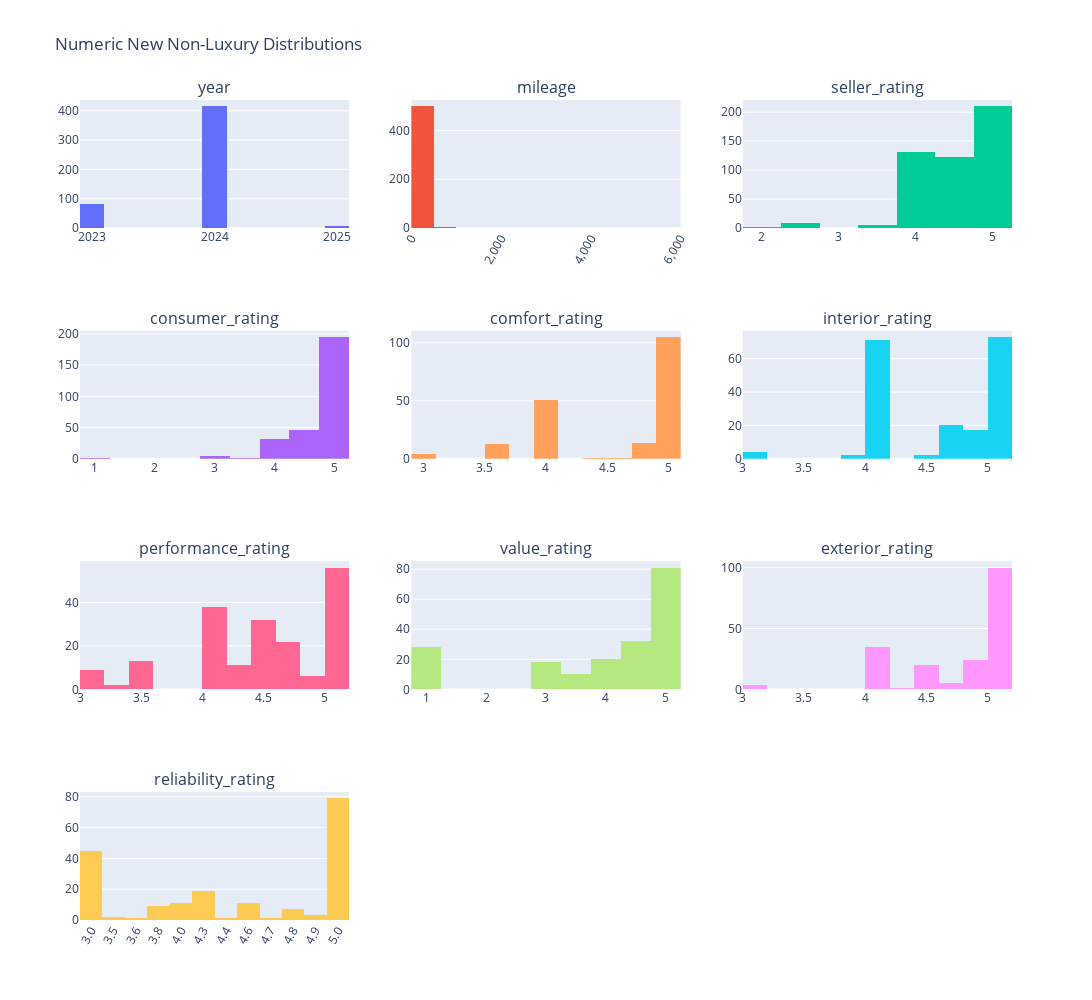

Notebook code for this chart:
### Markdown cell above
## New Non-Luxury Distributions

### Code cell
# Sort new_nonlux by reliability_rating column
new_nonlux_sorted = new_nonlux.sort_values(by='reliability_rating')

# Create subplots for each numerical column
fig = make_subplots(rows=4, cols=3, subplot_titles=numerical_cols)

# Add histograms to the subplots
for i, col in enumerate(numerical_cols):
    row = i // 3 + 1
    col_num = i % 3 + 1
    
    if col == 'reliability_rating':
        fig.add_trace(
            go.Histogram(x=new_nonlux_sorted[col], nbinsx=15, name=col),
            row=row, col=col_num
        )
    else:
        fig.add_trace(
            go.Histogram(x=new_nonlux[col], nbinsx=15, name=col),
            row=row, col=col_num
        )
    
    if col == 'year':
        fig.update_xaxes(tickvals=new_nonlux[col].unique(), tickformat='d', row=row, col=col_num)
    elif col in ['mileage', 'reliability_rating']:
        fig.update_xaxes(tickformat=',', row=row, col=col_num)
        fig.update_xaxes(tickangle=-60, row=row, col=col_num)

# Update layout
fig.update_layout(
    title_text='Numeric New Non-Luxury Distributions',
    height=1000,
    width=1200,
    showlegend=False
)

# Show the figure without Plotly watermark
fig.show(config={'displaylogo': False})

### Figure 1 — Plotly figure (JSON) as saved in the notebook; plotly's stock layout.template omitted (floating-point values rounded to 4 significant figures; data arrays with more than 128 entries replaced by an {"elided": "..."} marker saying what was removed)
{"data": [{"name": "year", "nbinsx": 15, "type": "histogram", "x": {"elided": "504 int values"}, "xaxis": "x", "yaxis": "y"}, {"name": "mileage", "nbinsx": 15, "type": "histogram", "x": {"elided": "504 int values"}, "xaxis": "x2", "yaxis": "y2"}, {"name": "seller_rating", "nbinsx": 15, "type": "histogram", "x": {"elided": "504 float values"}, "xaxis": "x3", "yaxis": "y3"}, {"name": "consumer_rating", "nbinsx": 15, "type": "histogram", "x": {"elided": "504 float values"}, "xaxis": "x4", "yaxis": "y4"}, {"name": "comfort_rating", "nbinsx": 15, "type": "histogram", "x": {"elided": "504 float values"}, "xaxis": "x5", "yaxis": "y5"}, {"name": "interior_rating", "nbinsx": 15, "type": "histogram", "x": {"elided": "504 float values"}, "xaxis": "x6", "yaxis": "y6"}, {"name": "performance_rating", "nbinsx": 15, "type": "histogram", "x": {"elided": "504 float values"}, "xaxis": "x7", "yaxis": "y7"}, {"name": "value_rating", "nbinsx": 15, "type": "histogram", "x": {"elided": "504 float values"}, "xaxis": "x8", "yaxis": "y8"}, {"name": "exterior_rating", "nbinsx": 15, "type": "histogram", "x": {"elided": "504 float values"}, "xaxis": "x9", "yaxis": "y9"}, {"name": "reliability_rating", "nbinsx": 15, "type": "histogram", "x": {"elided": "504 str values"}, "xaxis": "x10", "yaxis": "y10"}], "layout": {"annotations": [{"font": {"size": 16}, "showarrow": false, "text": "year", "x": 0.1444, "xanchor": "center", "xref": "paper", "y": 1, "yanchor": "bottom", "yref": "paper"}, {"font": {"size": 16}, "showarrow": false, "text": "mileage", "x": 0.5, "xanchor": "center", "xref": "paper", "y": 1, "yanchor": "bottom", "yref": "paper"}, {"font": {"size": 16}, "showarrow": false, "text": "seller_rating", "x": 0.8556, "xanchor": "center", "xref": "paper", "y": 1, "yanchor": "bottom", "yref": "paper"}, {"font": {"size": 16}, "showarrow": false, "text": "consumer_rating", "x": 0.1444, "xanchor": "center", "xref": "paper", "y": 0.7188, "yanchor": "bottom", "yref": "paper"}, {"font": {"size": 16}, "showarrow": false, "text": "comfort_rating", "x": 0.5, "xanchor": "center", "xref": "paper", "y": 0.7188, "yanchor": "bottom", "yref": "paper"}, {"font": {"size": 16}, "showarrow": false, "text": "interior_rating", "x": 0.8556, "xanchor": "center", "xref": "paper", "y": 0.7188, "yanchor": "bottom", "yref": "paper"}, {"font": {"size": 16}, "showarrow": false, "text": "performance_rating", "x": 0.1444, "xanchor": "center", "xref": "paper", "y": 0.4375, "yanchor": "bottom", "yref": "paper"}, {"font": {"size": 16}, "showarrow": false, "text": "value_rating", "x": 0.5, "xanchor": "center", "xref": "paper", "y": 0.4375, "yanchor": "bottom", "yref": "paper"}, {"font": {"size": 16}, "showarrow": false, "text": "exterior_rating", "x": 0.8556, "xanchor": "center", "xref": "paper", "y": 0.4375, "yanchor": "bottom", "yref": "paper"}, {"font": {"size": 16}, "showarrow": false, "text": "reliability_rating", "x": 0.1444, "xanchor": "center", "xref": "paper", "y": 0.1562, "yanchor": "bottom", "yref": "paper"}], "height": 1000, "showlegend": false, "title": {"text": "Numeric New Non-Luxury Distributions"}, "width": 1200, "xaxis": {"anchor": "y", "domain": [0, 0.2889], "tickformat": "d", "tickvals": [2024, 2023, 2025]}, "xaxis10": {"anchor": "y10", "domain": [0, 0.2889], "tickangle": -60, "tickformat": ","}, "xaxis11": {"anchor": "y11", "domain": [0.3556, 0.6444]}, "xaxis12": {"anchor": "y12", "domain": [0.7111, 1]}, "xaxis2": {"anchor": "y2", "domain": [0.3556, 0.6444], "tickangle": -60, "tickformat": ","}, "xaxis3": {"anchor": "y3", "domain": [0.7111, 1]}, "xaxis4": {"anchor": "y4", "domain": [0, 0.2889]}, "xaxis5": {"anchor": "y5", "domain": [0.3556, 0.6444]}, "xaxis6": {"anchor": "y6", "domain": [0.7111, 1]}, "xaxis7": {"anchor": "y7", "domain": [0, 0.2889]}, "xaxis8": {"anchor": "y8", "domain": [0.3556, 0.6444]}, "xaxis9": {"anchor": "y9", "domain": [0.7111, 1]}, "yaxis": {"anchor": "x", "domain": [0.8438, 1]}, "yaxis10": {"anchor": "x10", "domain": [0, 0.1562]}, "yaxis11": {"anchor": "x11", "domain": [0, 0.1562]}, "yaxis12": {"anchor": "x12", "domain": [0, 0.1562]}, "yaxis2": {"anchor": "x2", "domain": [0.8438, 1]}, "yaxis3": {"anchor": "x3", "domain": [0.8438, 1]}, "yaxis4": {"anchor": "x4", "domain": [0.5625, 0.7188]}, "yaxis5": {"anchor": "x5", "domain": [0.5625, 0.7188]}, "yaxis6": {"anchor": "x6", "domain": [0.5625, 0.7188]}, "yaxis7": {"anchor": "x7", "domain": [0.2812, 0.4375]}, "yaxis8": {"anchor": "x8", "domain": [0.2812, 0.4375]}, "yaxis9": {"anchor": "x9", "domain": [0.2812, 0.4375]}}}
